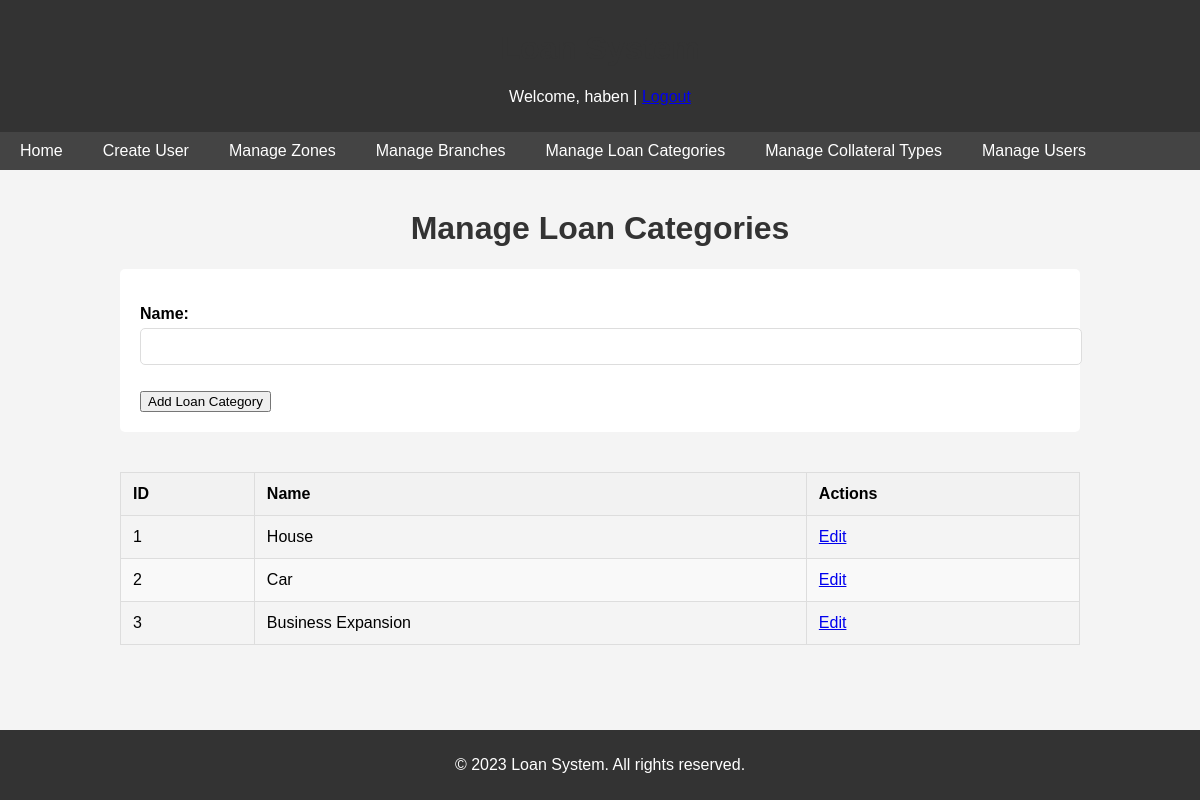
/manage_loan_categories/ (signed in), run on an earlier commit of the app's database.
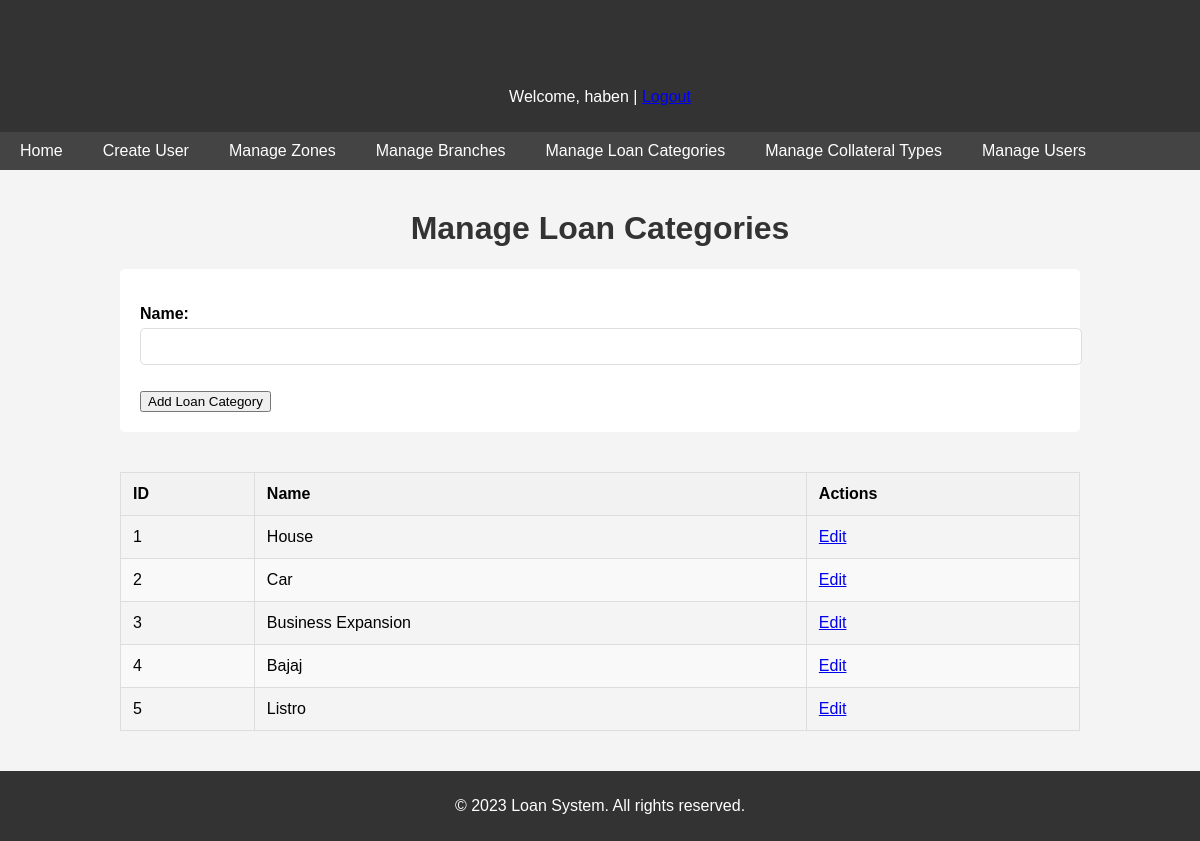
And on a later commit of the database.
### loans/models.py (models this page shows, shortened)
class LoanCategory(models.Model):
    name = models.CharField(max_length=255)

### loans/views.py (the view)
# urls.py: path('manage_loan_categories/', views.manage_loan_categories, name='manage_loan_categories'),
@login_required
@user_passes_test(lambda u: u.is_superuser)
def manage_loan_categories(request):
    categories = LoanCategory.objects.all()
    if request.method == 'POST':
        form = LoanCategoryForm(request.POST)
        if form.is_valid():
            form.save()
            return redirect('manage_loan_categories')
    else:
        form = LoanCategoryForm()
    return render(request, 'loans/manage_loan_categories.html', {'categories': categories, 'form': form})

### loans/forms.py
class LoanCategoryForm(forms.ModelForm):
    class Meta:
        model = LoanCategory
        fields = ['name']

### templates/loans/manage_loan_categories.html (shortened to what this page needs)
{% extends "base.html" %}
{% block content %}
<h1>Manage Loan Categories</h1>
<form method="post">
    {{ form.as_p }}
    <button type="submit">Add Loan Category</button>
</form>
<div class="table-container">
    <table>
        <thead>
            <tr>
                <th>ID</th>
                <th>Name</th>
                <th>Actions</th>
            </tr>
        </thead>
        <tbody>
            {% for category in categories %}
            <tr>
                <td>{{ category.id }}</td>
                <td>{{ category.name }}</td>
                <td><a href="{% url 'edit_loan_category' category.id %}">Edit</a></td>
            </tr>
            {% endfor %}
        </tbody>
    </table>
</div>
{% endblock %}

What changed in the data, as far as the page shows it:
added LoanCategory: id "4", name "Bajaj"
added LoanCategory: id "5", name "Listro"
